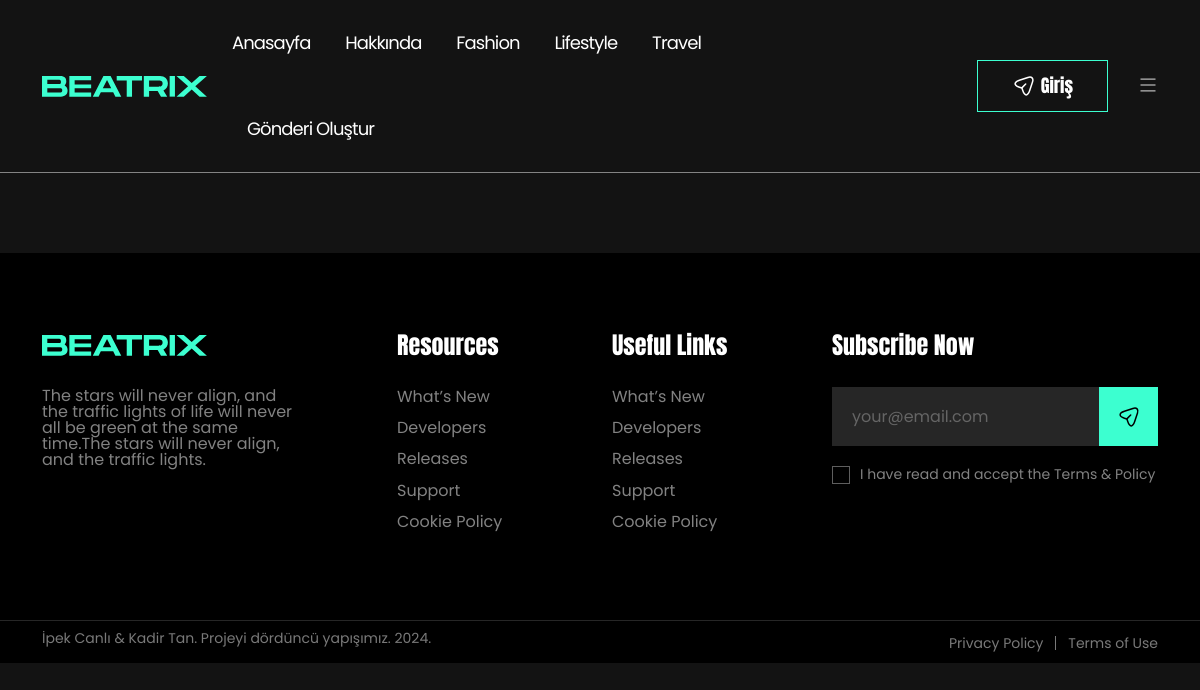
/lifestyle/, run on an earlier commit of the app's database.
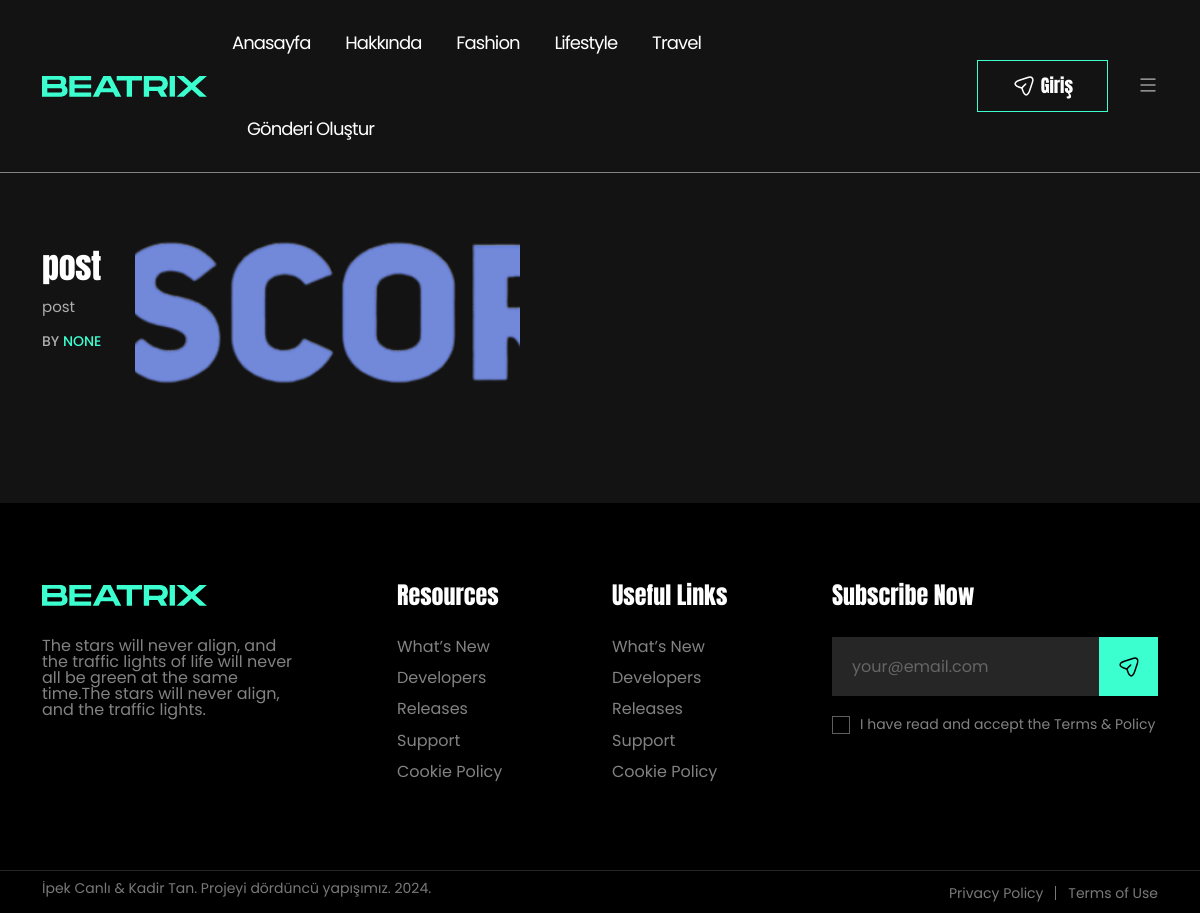
And on a later commit of the database.
### Writer/models.py (models this page shows, shortened)
class Post(models.Model):
    title = models.CharField(max_length=200)
    user = models.ForeignKey(User, on_delete=models.CASCADE, null=True, blank=True)
    writer = models.ForeignKey(Writer, verbose_name="Yazar", on_delete=models.CASCADE, related_name='posts', null=True, blank=True)
    category = models.ForeignKey(Category, on_delete=models.CASCADE, null=True, blank=True)
    content = RichTextField()
    is_published = models.BooleanField(default=False)
    live_date = models.DateTimeField(default=timezone.now)
    created_date = models.DateTimeField(auto_now_add=True)
    updated_date = models.DateTimeField(auto_now=True)
    image = models.ImageField(upload_to='images/', null=True, blank=True)
    is_delete = models.BooleanField(verbose_name=('Silindi?'), default=False)
    delete_date = models.DateTimeField(verbose_name=('Silinme Tarihi'), blank=True, null=True)

### Main/views.py (the view)
# urls.py: path('lifestyle/', lifestyle, name='lifestyle'),
def lifestyle(request):
    lifestyle_post = Post.objects.filter(category__name='Lifestyle').exclude(pk__isnull=True)
    return render(request, 'Main/lifestyle.html', {'lifestyles':lifestyle_post})

### Main/templates/Main/lifestyle.html (shortened to what this page needs)
{% extends 'Main/base.html' %}
{% load static %}
{% block content %}
  <div class="theme-blog-page-area mb-80">
    <div class="container">
      <div class="row">
        <div class="col-lg-8">
          <div class="row">
            <div class="col-lg-12">
              {% for lifestyle in lifestyles %}
                <article class="post-block-style-wrapper post-block-template-four">
                  <div class="post-block-style-inner post-block-list-style-inner">
                    <div class="post-block-content-wrap">
                      <div class="post-item-title">
                        <h2 class="post-title"><a href="post-single.html">{{ lifestyle.title }}</a></h2>
                      </div>
                      <div class="post-excerpt-box">
                        <p>{{ lifestyle.content|safe|truncatewords:30 }}</p>
                      </div>
                      <div class="post-bottom-meta-list">
                        <div class="post-meta-author-box">
                          By <a href="javascript:void(0)">{{ lifestyle.user }}</a>
                        </div>
                      </div>
                    </div>
                    {% if lifestyle.image %}
                      <div class="post-block-media-wrap">
                        <a href="post-single.html"><img src="{{ lifestyle.image.url }}" alt="{{ lifestyle.title }}" /></a>
                      </div>
                    {% endif %}
                  </div>
                </article>
              {% endfor %}
            </div>
          </div>
        </div>
        <div class="col-lg-4"></div>
      </div>
    </div>
  </div>
{% endblock %}

What changed in the data, as far as the page shows it:
now on this page (row edited): Post: title "post", content "post", user "NONE", image (picture)
